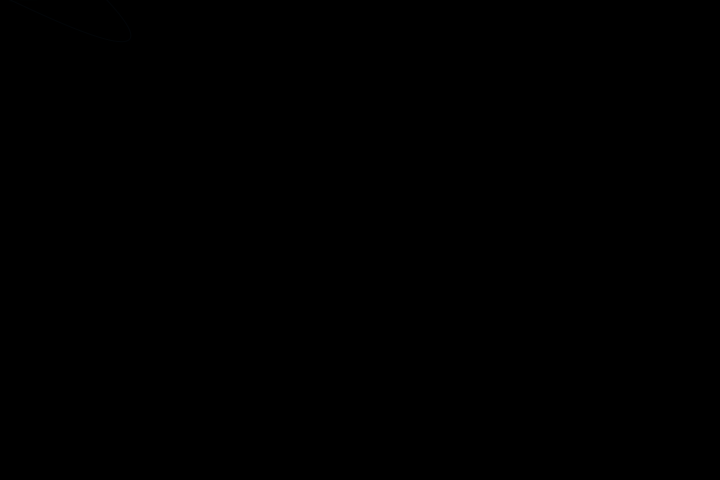
Frame 1 (no input)
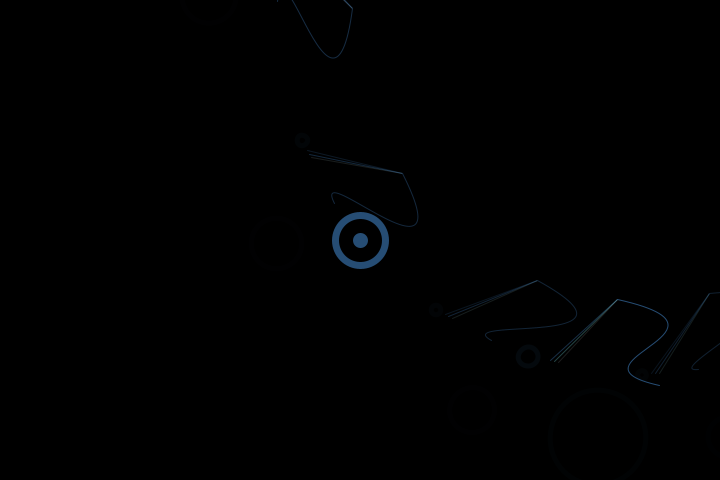
Frame 60 (the mouse pressed at the canvas centre just before this capture)
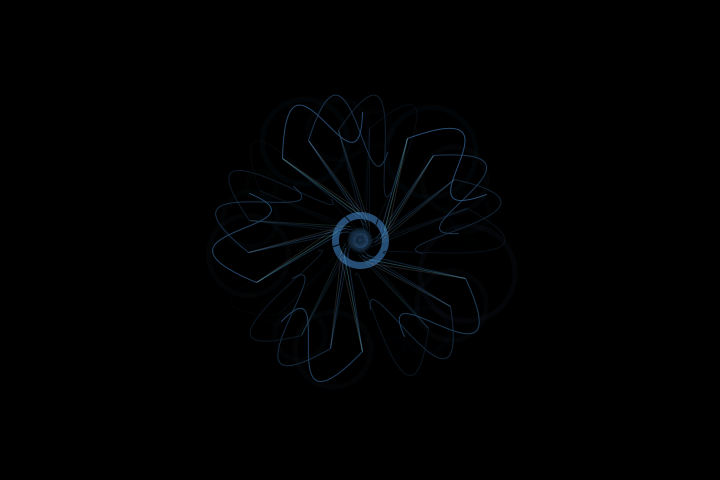
Frame 120 (the mouse held since frame 60 and released just before this capture)

The Processing sketch that drew these frames (run headless with seeded random() and noise(); from frame 60 on, the mouse is pressed at the canvas centre):

// Processing sketch: processing_129666
// ── processing_129666.pde

float time = 0; /* This is going to function as a clock. We'll update it with a value every time a frame gets drawn*/
float cycle_sin = 0;
float position = 0;
float cycle_cos = 0;
float carte1 = 0;
float carte2 = 0;

void setup() {
size(720,480);
frameRate(30);
position = 100;
cycle_cos = 50;
}
 
void draw() {/* this does the drawing once per frame */
  background(0); /* clear the screen with white */ 
  translate(width*0.5, height*0.5); /* translate all the drawing to the middle of the screen */
  noFill(); /*stop the computer filling in shapes*/
  
  cycle_sin = sin(cycle_sin) + 0.1;
  cycle_cos = cos(cycle_cos) + 0.1;
  carte1 = sin(carte1) + 0.1;
  carte2 = cos(carte2) + 0.1;
  position = position + 0.1;
  time = time+0.01; /* update the value in the variable 'time'. This means that we add 1 to 'time' every frame */
  
  //indicate the center
  strokeWeight(7);
  ellipse(0,0,50,50);
  strokeWeight(15);
  point(0,0);

  for (int i = 0;i < 20; i++) { /* this for loop organises the drawing. It will do the drawing 20 times (between 0 and 19)  */
  rotate(time); /* rotate the coordinate system a bit */
  translate(map(mouseX, width/2, width, 0,width/2*0.5), map(mouseY, height/2, height, 0, height/2*0.5));
  
  //Colour Sets
      color a = color(map(cycle_sin, 0, 70, 0, 255)*i, map(cycle_sin, 0, 70, 0, 255)*i*2, map(cycle_sin, 0, 70, 0, 255)*i*3);
      color b = color(map(cycle_sin, 0, 30, 0, 255)*i, map(cycle_sin, 0, 30, 0, 255)*i*2, map(cycle_sin, 0, 30, 0, 255)*i*3);
      color c = color(map(cycle_sin, 0, 10, 0, 255)*i, map(cycle_sin, 0, 10, 0, 255)*i*2, map(cycle_sin, 0, 10, 0, 255)*i*3);
      color d = color(map(time, 0, 255, 0, 255)*i,map(time, 0, 255, 0, 255)*i*2,map(time, 0, 255, 0, 255)*i*3);
      color e = color(map(cycle_cos, 0, 100, 0, 255)*i, map(cycle_cos, 0, 100, 0, 255)*i*2, map(cycle_cos, 0, 100, 0, 255)*i*3);
  
  //ellipse
      strokeWeight(5);
      stroke(d, 30-cycle_sin);
      ellipse(carte2*i,position,5*i,5*i);
      stroke(e, 30-cycle_sin); 
      ellipse(0,0, time+i,time+i);
  //lines with adding shade(load multiple line)
      strokeWeight(1);
      stroke(a,100-cycle_sin);
      line(cos((TWO_PI/i)*i)*position, sin((TWO_PI/i)*i)*position, carte1*i, carte2*i);
      stroke(b,70-cycle_sin);
      line(cos((TWO_PI/i)*i)*position, sin((TWO_PI/i)*i)*position, carte1*i+3, carte2*i+3);
      stroke(c,30-cycle_sin);
      line(cos((TWO_PI/i)*i)*position, sin((TWO_PI/i)*i)*position, carte1*i+6, carte2*i+6); 
  //curves
      strokeWeight(1);
      stroke(e);
      bezier(cos((TWO_PI/i)*i)*position, sin((TWO_PI/i)*i)*position, cos((TWO_PI/i)*i)*position+100, sin((TWO_PI/i)*i)*position+100, i+time, i+time, i*5, i*5);
  /*points in center
      strokeWeight(5);
      stroke(a, 100-cycle_sin);
      point(carte2*i, carte2*i);
  */
  
  }
}
